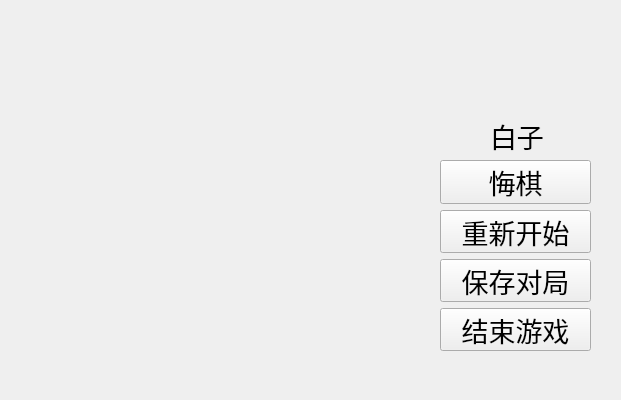
<?xml version="1.0" encoding="UTF-8"?>
<ui version="4.0">
 <class>Board</class>
 <widget class="QWidget" name="Board">
  <property name="geometry">
   <rect>
    <x>0</x>
    <y>0</y>
    <width>621</width>
    <height>400</height>
   </rect>
  </property>
  <property name="minimumSize">
   <size>
    <width>600</width>
    <height>400</height>
   </size>
  </property>
  <property name="maximumSize">
   <size>
    <width>1000</width>
    <height>400</height>
   </size>
  </property>
  <property name="font">
   <font>
    <pointsize>20</pointsize>
   </font>
  </property>
  <property name="windowTitle">
   <string>Form</string>
  </property>
  <widget class="QWidget" name="layoutWidget">
   <property name="geometry">
    <rect>
     <x>440</x>
     <y>160</y>
     <width>151</width>
     <height>191</height>
    </rect>
   </property>
   <layout class="QVBoxLayout" name="verticalLayout">
    <item>
     <widget class="QPushButton" name="huiqi">
      <property name="text">
       <string>悔棋</string>
      </property>
     </widget>
    </item>
    <item>
     <widget class="QPushButton" name="restart">
      <property name="text">
       <string>重新开始</string>
      </property>
     </widget>
    </item>
    <item>
     <widget class="QPushButton" name="save">
      <property name="text">
       <string>保存对局</string>
      </property>
     </widget>
    </item>
    <item>
     <widget class="QPushButton" name="end">
      <property name="text">
       <string>结束游戏</string>
      </property>
     </widget>
    </item>
   </layout>
  </widget>
  <widget class="QWidget" name="IMAGE" native="true">
   <property name="geometry">
    <rect>
     <x>440</x>
     <y>30</y>
     <width>131</width>
     <height>81</height>
    </rect>
   </property>
  </widget>
  <widget class="QLabel" name="label">
   <property name="geometry">
    <rect>
     <x>490</x>
     <y>120</y>
     <width>61</width>
     <height>31</height>
    </rect>
   </property>
   <property name="font">
    <font>
     <family>喜鹊古风小楷简体版 regular</family>
     <pointsize>20</pointsize>
    </font>
   </property>
   <property name="text">
    <string>白子</string>
   </property>
  </widget>
 </widget>
 <resources/>
 <connections/>
</ui>
